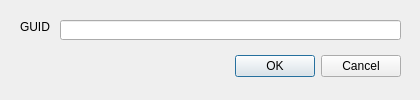
<?xml version="1.0" encoding="UTF-8"?>
<ui version="4.0">
 <class>QNotifierSettings</class>
 <widget class="QDialog" name="QNotifierSettings">
  <property name="geometry">
   <rect>
    <x>0</x>
    <y>0</y>
    <width>420</width>
    <height>100</height>
   </rect>
  </property>
  <property name="windowTitle">
   <string>Dialog</string>
  </property>
  <widget class="QDialogButtonBox" name="buttonBox">
   <property name="geometry">
    <rect>
     <x>20</x>
     <y>50</y>
     <width>381</width>
     <height>32</height>
    </rect>
   </property>
   <property name="orientation">
    <enum>Qt::Horizontal</enum>
   </property>
   <property name="standardButtons">
    <set>QDialogButtonBox::Cancel|QDialogButtonBox::Ok</set>
   </property>
  </widget>
  <widget class="QLineEdit" name="guidLineEdit">
   <property name="geometry">
    <rect>
     <x>60</x>
     <y>20</y>
     <width>341</width>
     <height>20</height>
    </rect>
   </property>
  </widget>
  <widget class="QLabel" name="guidLabel">
   <property name="geometry">
    <rect>
     <x>20</x>
     <y>20</y>
     <width>46</width>
     <height>13</height>
    </rect>
   </property>
   <property name="text">
    <string>GUID</string>
   </property>
  </widget>
 </widget>
 <resources/>
 <connections>
  <connection>
   <sender>buttonBox</sender>
   <signal>accepted()</signal>
   <receiver>QNotifierSettings</receiver>
   <slot>accept()</slot>
   <hints>
    <hint type="sourcelabel">
     <x>248</x>
     <y>254</y>
    </hint>
    <hint type="destinationlabel">
     <x>157</x>
     <y>274</y>
    </hint>
   </hints>
  </connection>
  <connection>
   <sender>buttonBox</sender>
   <signal>rejected()</signal>
   <receiver>QNotifierSettings</receiver>
   <slot>reject()</slot>
   <hints>
    <hint type="sourcelabel">
     <x>316</x>
     <y>260</y>
    </hint>
    <hint type="destinationlabel">
     <x>286</x>
     <y>274</y>
    </hint>
   </hints>
  </connection>
 </connections>
</ui>
